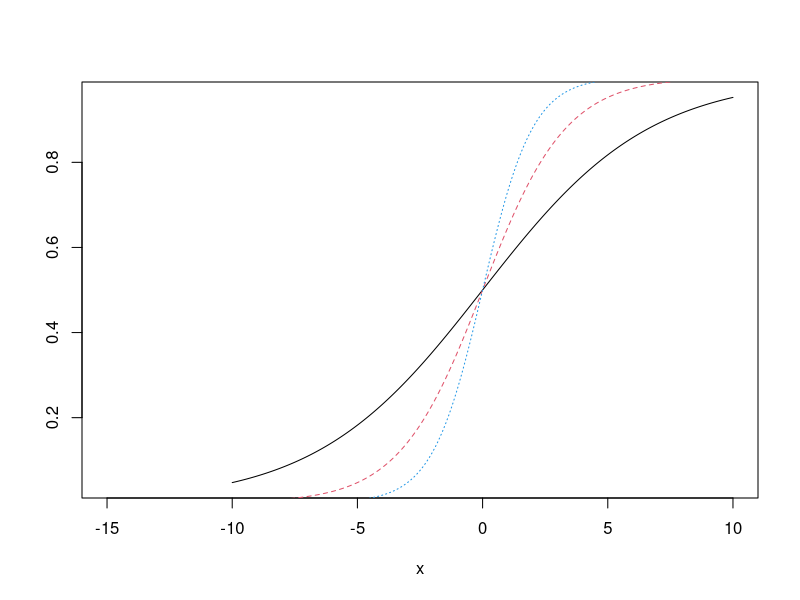

This figure's R source: (Note: this script raises an error after producing the figure.)
setwd("~/Desktop/School/Stat510/hw/hw 4")

slm=function(b0,b1,x){
  fu=1/((1+exp(-(b0+(b1*x)))))
  return(fu)
}

x=seq(-10,10,0.02)
b0=c(0,0,0)
b1=c(0.3,0.6,1)

nam1=paste0("b0.",b0[1]," b1.",b1[1])
nam2=paste0("b0.",b0[2]," b1.",b1[2])
nam3=paste0("b0.",b0[3]," b1.",b1[3])

b=slm(b0[1],b1[1],x)
c=slm(b0[2],b1[2],x)
d=slm(b0[3],b1[3],x)

plot(x,b,ylab="",type="l",lty=1,xlim=c(-15,10))
lines(x,c,ylab="",type="l",lty=2,col=2)
lines(x,d,ylab="",type = "l",lty=3,col=4)
legend(locator(1),lty=c(1,2,3),col=c(1,2,4),c(nam1,nam2,nam3),cex=.75)



##2 
drugtest=read.csv("./drugtest.csv")
attach(drugtest)
table1=table(married,mjuser)
table1

margin.table(table1,1)
margin.table(table1,2)
a=prop.table(table1,1)

mar= a[2,2]/(1-a[2,2])
unmar= a[1,2]/(1-a[1,2])
mar
unmar
unmar/mar
mar/unmar
.1/.3

m.odds=table1[1,2]
table1[1,2]
?prop.table

m=lm(mjuser~married)
plot(m)


##c
a=glm(mjuser~married,data=drugtest,family="binomial")
summary(a)
predict(a,list(married=1),type="response")

exp(coefficients(a))
confint(a)
exp(confint(a))
predict(a,list(male=1),type="response")
predict(a,list(male=0),type="response")
logLik(a)
ll=as.numeric(ll)
-2*-4098.87
1-pchisq(8511.1-8197.7,1)
?pchisq
AIC(a)
